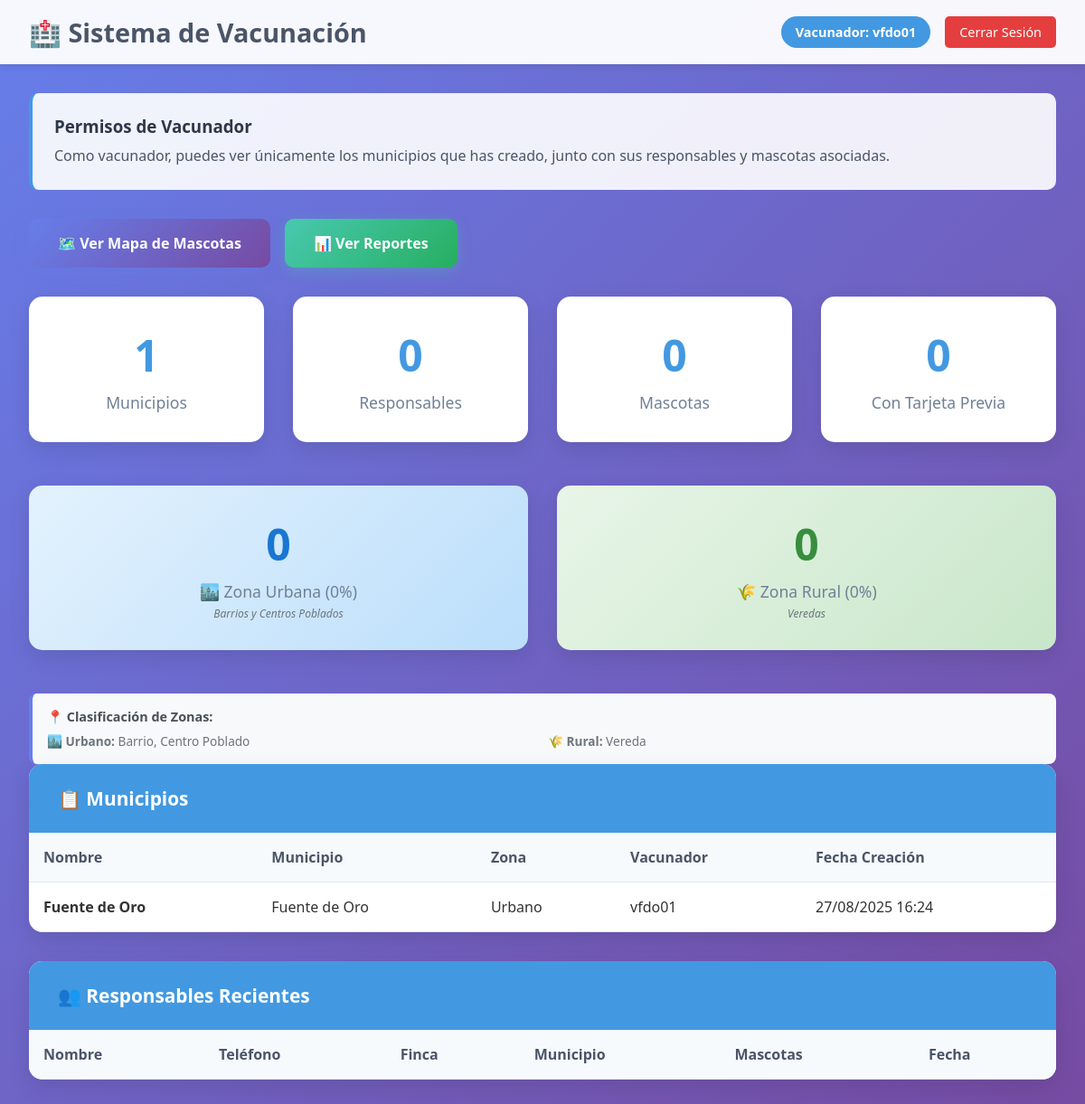
/api/dashboard/vacunador/ (signed in), run on an earlier commit of the app's database.
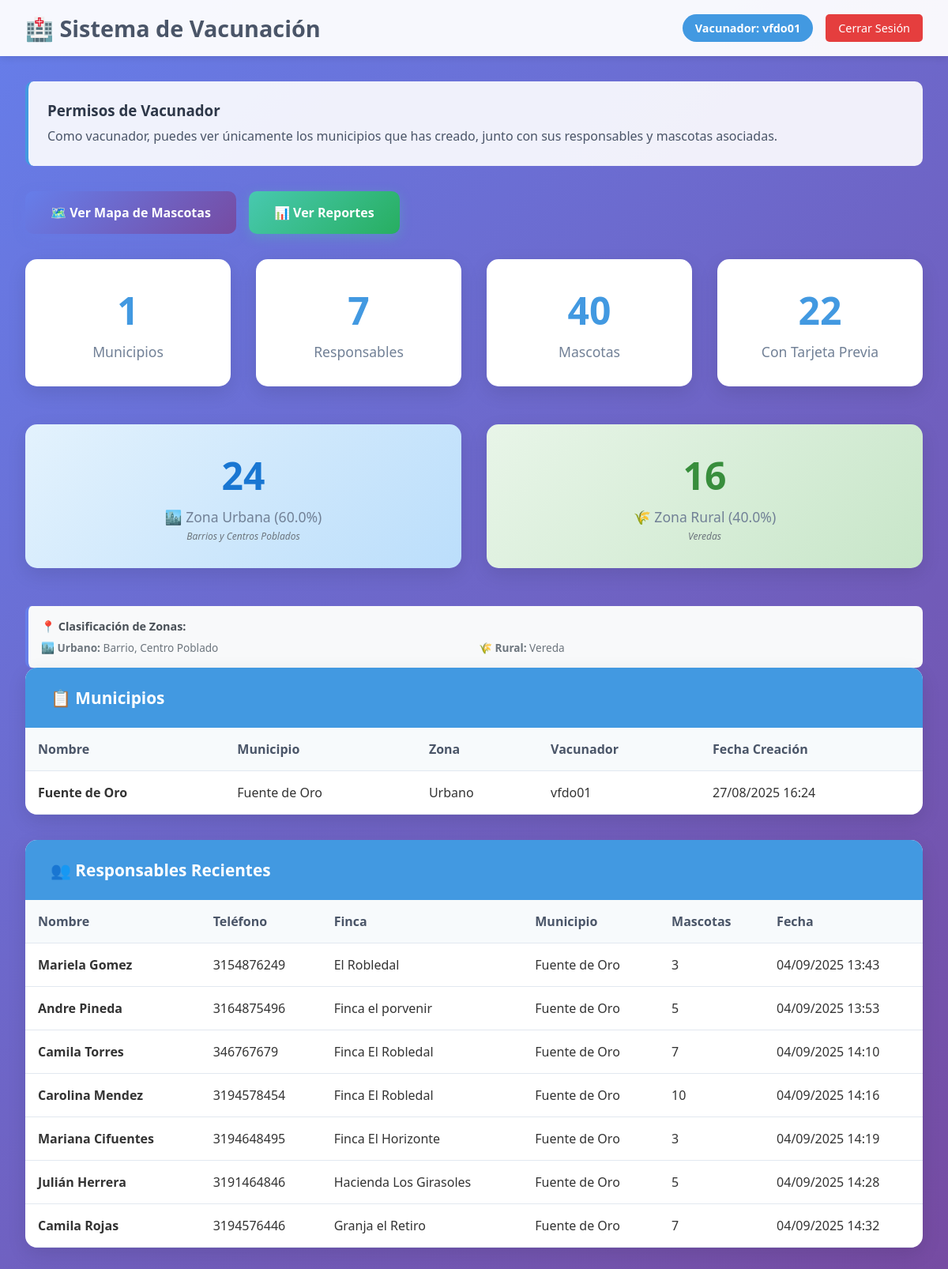
And on a later commit of the database.
### api/models.py (models this page shows, shortened)
class Veterinario(AbstractUser):
    TIPO_USUARIO_CHOICES = [
        ('administrador', 'Administrador'),
        ('vacunador', 'Vacunador'),
        ('tecnico', 'Técnico'),
    ]
    tipo_usuario = models.CharField(
        max_length=20,
        choices=TIPO_USUARIO_CHOICES,
        default='vacunador',
        help_text='Tipo de usuario en el sistema'
    )
    groups = models.ManyToManyField(
        Group,
        verbose_name='groups',
        blank=True,
        related_name='veterinario_groups',
        related_query_name='veterinario',
        help_text='Grupos a los que pertenece este veterinario'
    )
    user_permissions = models.ManyToManyField(
        Permission,
        verbose_name='user permissions',
        blank=True,
        related_name='veterinario_user_permissions',
        related_query_name='veterinario',
        help_text='Permisos específicos de este veterinario'
    )

class Planilla(models.Model):
    TIPO_ZONA_CHOICES = [
        ('urbano', 'Urbano'),
        ('rural', 'Rural'),
    ]
    nombre = models.CharField(max_length=100)
    assigned_to = models.ForeignKey(
        settings.AUTH_USER_MODEL,
        on_delete=models.CASCADE,
        related_name='planillas',
        null=True,
        blank=True,
        help_text="Vacunador principal asignado (compatibilidad)"
    )
    tecnico_asignado = models.ForeignKey(
        settings.AUTH_USER_MODEL,
        on_delete=models.SET_NULL,
        null=True,
        blank=True,
        related_name='planillas_asignadas',
        limit_choices_to={'tipo_usuario': 'tecnico'},
        help_text="Técnico principal asignado"
    )
    vacunadores_adicionales = models.ManyToManyField(
        settings.AUTH_USER_MODEL,
        blank=True,
        related_name='planillas_como_vacunador_adicional',
        limit_choices_to={'tipo_usuario': 'vacunador'},
        help_text="Vacunadores adicionales asignados"
    )
    tecnicos_adicionales = models.ManyToManyField(
        settings.AUTH_USER_MODEL,
        blank=True,
        related_name='planillas_como_tecnico_adicional',
        limit_choices_to={'tipo_usuario': 'tecnico'},
        help_text="Técnicos adicionales asignados"
    )
    municipio = models.CharField(max_length=100, default="Sin especificar", help_text="Nombre del municipio")
    urbano_rural = models.CharField(max_length=10, choices=TIPO_ZONA_CHOICES, default="urbano", help_text="Tipo de zona: urbano o rural")
    centro_poblado_vereda_barrio = models.CharField(max_length=100, default="Sin especificar", help_text="Centro poblado, vereda o barrio")
    zona = models.CharField(max_length=100, default="Sin especificar", help_text="Zona específica")
    creada = models.DateTimeField(auto_now_add=True)
    class Meta:
        verbose_name = "Municipio"
        verbose_name_plural = "Municipios"

class Responsable(models.Model):
    nombre = models.CharField(max_length=100)
    telefono = models.CharField(max_length=20)
    finca = models.CharField(max_length=100)
    planilla = models.ForeignKey(Planilla, on_delete=models.CASCADE, related_name='responsables')
    zona = models.CharField(max_length=100, default="Sin especificar", help_text="Zona específica de vacunación")
    nombre_zona = models.CharField(max_length=150, default="Sin especificar", help_text="Nombre descriptivo de la zona")
    lote_vacuna = models.CharField(max_length=50, default="Sin especificar", help_text="Lote de la vacuna utilizada")
    created_by = models.ForeignKey(
        settings.AUTH_USER_MODEL,
        on_delete=models.SET_NULL,
        null=True,
        blank=True,
        related_name='responsables_creados',
        help_text="Usuario que creó este responsable"
    )
    creado = models.DateTimeField(auto_now_add=True)

### api/views.py (the view)
# urls.py: path('dashboard/vacunador/', views.dashboard_vacunador, name='dashboard_vacunador'),
@login_required
def dashboard_vacunador(request):
    if request.user.tipo_usuario != 'vacunador':
        messages.error(request, 'No tienes permisos para acceder a esta sección.')
        return redirect('login')
    planillas = Planilla.objects.filter(
        Q(assigned_to=request.user) |  # Vacunador principal
        Q(vacunadores_adicionales=request.user)  # Vacunador adicional
    ).distinct()
    responsables = Responsable.objects.filter(
        Q(planilla__assigned_to=request.user) |
        Q(planilla__vacunadores_adicionales=request.user)
    ).distinct()
    mascotas = Mascota.objects.filter(
        Q(responsable__planilla__assigned_to=request.user) |
        Q(responsable__planilla__vacunadores_adicionales=request.user)
    ).distinct()
    total_urbano = 0
    total_rural = 0
    for responsable in responsables:
        mascotas_responsable = responsable.mascotas.filter(
            Q(responsable__planilla__assigned_to=request.user) |
            Q(responsable__planilla__vacunadores_adicionales=request.user)
        )
        for mascota in mascotas_responsable:
            if responsable.zona == 'barrio':
                total_urbano += 1
            elif responsable.zona == 'vereda':
                total_rural += 1
            elif responsable.zona == 'centro poblado':
                total_urbano += 1
            else:
                if responsable.planilla.urbano_rural == 'urbano':
                    total_urbano += 1
                else:
                    total_rural += 1
    total_mascotas_count = mascotas.count()
    if total_mascotas_count > 0:
        porcentaje_urbano = round((total_urbano / total_mascotas_count) * 100, 1)
        porcentaje_rural = round((total_rural / total_mascotas_count) * 100, 1)
    else:
        porcentaje_urbano = 0
        porcentaje_rural = 0
    context = {
        'user_type': 'Vacunador',
        'planillas': planillas,
        'total_planillas': planillas.count(),
        'total_responsables': responsables.count(),
        'total_mascotas': mascotas.count(),
        'mascotas_con_tarjeta': mascotas.filter(antecedente_vacunal=True).count(),
        'total_urbano': total_urbano,
        'total_rural': total_rural,
        'porcentaje_urbano': porcentaje_urbano,
        'porcentaje_rural': porcentaje_rural,
    }
    return render(request, 'api/dashboard_usuario.html', context)

### api/templates/api/dashboard_usuario.html (shortened to what this page needs)
<!DOCTYPE html>
<html lang="es">
<head>
</head>
<body>
    <div class="header">
        <h1>🏥 Sistema de Vacunación</h1>
        <div class="user-info">
            <span class="user-badge">{{ user_type }}: {{ user.username }}</span>
            <a href="{% url 'logout' %}" class="logout-btn">Cerrar Sesión</a>
        </div>
    </div>
    <div class="container">
        <div class="permission-info">
            <h3>Permisos de {{ user_type }}</h3>
            {% if user_type == 'Vacunador' %}
            <p>Como vacunador, puedes ver únicamente los municipios que has creado, junto con sus responsables y
                mascotas asociadas.</p>
            {% elif user_type == 'Técnico' %}
            <p>Como técnico, puedes ver únicamente los municipios que te han sido asignados para revisar, junto con sus
                responsables y mascotas.</p>
            {% elif user_type == 'Administrador' %}
            <p>Como administrador, tienes acceso completo a todos los municipios, responsables y mascotas del sistema.
            </p>
            {% endif %}
        </div>
        <div style="margin: 2rem 0; display: flex; gap: 1rem; flex-wrap: wrap;">
            <a href="{% url 'mapa_mascotas' %}" style="
                background: linear-gradient(135deg, #667eea 0%, #764ba2 100%);
                color: white;
                padding: 1rem 2rem;
                border-radius: 10px;
                text-decoration: none;
                display: inline-flex;
                align-items: center;
                gap: 0.5rem;
                font-weight: 600;
                transition: transform 0.3s, box-shadow 0.3s;
                box-shadow: 0 4px 15px rgba(102, 126, 234, 0.3);
            " onmouseover="this.style.transform='translateY(-2px)'; this.style.boxShadow='0 6px 20px rgba(102, 126, 234, 0.4)';"
               onmouseout="this.style.transform='translateY(0)'; this.style.boxShadow='0 4px 15px rgba(102, 126, 234, 0.3)';">
                🗺️ Ver Mapa de Mascotas
            </a>
            <a href="{% url 'reportes' %}" style="
                background: linear-gradient(135deg, #48c9b0 0%, #27ae60 100%);
                color: white;
                padding: 1rem 2rem;
                border-radius: 10px;
                text-decoration: none;
                display: inline-flex;
                align-items: center;
                gap: 0.5rem;
                font-weight: 600;
                transition: transform 0.3s, box-shadow 0.3s;
                box-shadow: 0 4px 15px rgba(72, 201, 176, 0.3);
            " onmouseover="this.style.transform='translateY(-2px)'; this.style.boxShadow='0 6px 20px rgba(72, 201, 176, 0.4)';"
               onmouseout="this.style.transform='translateY(0)'; this.style.boxShadow='0 4px 15px rgba(72, 201, 176, 0.3)';">
                📊 Ver Reportes
            </a>
        </div>
        <div class="stats-grid">
            <div class="stat-card">
                <div class="stat-number">{{ total_planillas }}</div>
                <div class="stat-label">Municipios</div>
            </div>
            <div class="stat-card">
                <div class="stat-number">{{ total_responsables }}</div>
                <div class="stat-label">Responsables</div>
            </div>
            <div class="stat-card">
                <div class="stat-number">{{ total_mascotas }}</div>
                <div class="stat-label">Mascotas</div>
            </div>
            <div class="stat-card">
                <div class="stat-number">{{ mascotas_con_tarjeta }}</div>
                <div class="stat-label">Con Tarjeta Previa</div>
            </div>
        </div>
        {% if total_urbano is not None or total_rural is not None %}
        <div class="stats-grid" style="margin-top: 2rem;">
            <div class="stat-card" style="background: linear-gradient(135deg, #e3f2fd 0%, #bbdefb 100%);">
                <div class="stat-number" style="color: #1976d2;">{{ total_urbano|default:0 }}</div>
                <div class="stat-label">🏙️ Zona Urbana ({{ porcentaje_urbano|default:0 }}%)</div>
                <div class="stat-sublabel">Barrios y Centros Poblados</div>
            </div>
            <div class="stat-card" style="background: linear-gradient(135deg, #e8f5e8 0%, #c8e6c9 100%);">
                <div class="stat-number" style="color: #388e3c;">{{ total_rural|default:0 }}</div>
                <div class="stat-label">🌾 Zona Rural ({{ porcentaje_rural|default:0 }}%)</div>
                <div class="stat-sublabel">Veredas</div>
            </div>
        </div>
        <div
            style="background: #f8f9fa; padding: 1rem; border-radius: 8px; margin-top: 1rem; border-left: 4px solid #667eea;">
            <h4 style="margin: 0 0 0.5rem 0; color: #495057; font-size: 0.9rem;">📍 Clasificación de Zonas:</h4>
            <div
                style="display: grid; grid-template-columns: repeat(auto-fit, minmax(200px, 1fr)); gap: 0.5rem; font-size: 0.85rem; color: #6c757d;">
                <div><strong>🏙️ Urbano:</strong> Barrio, Centro Poblado</div>
                <div><strong>🌾 Rural:</strong> Vereda</div>
            </div>
        </div>
        {% endif %}
        <div class="data-section">
            <div class="section-header">📋 Municipios</div>
            <div class="table-container">
                {% if planillas %}
                <table>
                    <thead>
                        <tr>
                            <th>Nombre</th>
                            <th>Municipio</th>
                            <th>Zona</th>
                            <th>Vacunador</th>
                            <th>Fecha Creación</th>
                        </tr>
                    </thead>
                    <tbody>
                        {% for planilla in planillas %}
                        <tr>
                            <td><strong>{{ planilla.nombre }}</strong></td>
                            <td>{{ planilla.municipio }}</td>
                            <td>{{ planilla.get_urbano_rural_display }}</td>
                            <td>{{ planilla.assigned_to.username }}</td>
                            <td>{{ planilla.creada|date:"d/m/Y H:i" }}</td>
                        </tr>
                        {% endfor %}
                    </tbody>
                </table>
                {% else %}
                <div class="no-data">
                    📝 No hay municipios disponibles para tu perfil.
                </div>
                {% endif %}
            </div>
        </div>
        <div class="data-section">
            <div class="section-header">👥 Responsables Recientes</div>
            <div class="table-container">
                {% if user_type == 'Técnico' and responsables_recientes %}
                <table>
                    <thead>
                        <tr>
                            <th>Nombre</th>
                            <th>Teléfono</th>
                            <th>Finca</th>
                            <th>Municipio</th>
                            <th>Vacunador</th>
                            <th>Mascotas</th>
                            <th>Fecha</th>
                        </tr>
                    </thead>
                    <tbody>
                        {% for responsable in responsables_recientes %}
                        <tr>
                            <td><strong>{{ responsable.nombre }}</strong></td>
                            <td>{{ responsable.telefono }}</td>
                            <td>{{ responsable.finca }}</td>
                            <td>{{ responsable.planilla.nombre }}</td>
                            <td>{{ responsable.created_by.username|default:"-" }}</td>
                            <td>{{ responsable.mascotas.count }}</td>
                            <td>{{ responsable.creado|date:"d/m/Y H:i" }}</td>
                        </tr>
                        {% endfor %}
                    </tbody>
                </table>
                {% elif planillas %}
                <table>
                    <thead>
                        <tr>
                            <th>Nombre</th>
                            <th>Teléfono</th>
                            <th>Finca</th>
                            <th>Municipio</th>
                            <th>Mascotas</th>
                            <th>Fecha</th>
                        </tr>
                    </thead>
                    <tbody>
                        {% for planilla in planillas %}
                        {% for responsable in planilla.responsables.all|slice:":10" %}
                        <tr>
                            <td><strong>{{ responsable.nombre }}</strong></td>
                            <td>{{ responsable.telefono }}</td>
                            <td>{{ responsable.finca }}</td>
                            <td>{{ responsable.planilla.nombre }}</td>
                            <td>{{ responsable.mascotas.count }}</td>
                            <td>{{ responsable.creado|date:"d/m/Y H:i" }}</td>
                        </tr>
                        {% endfor %}
                        {% endfor %}
                    </tbody>
                </table>
                {% else %}
                <div class="no-data">
                    👥 No hay responsables disponibles para tu perfil.
                </div>
                {% endif %}
            </div>
        </div>
    </div>
</body>
</html>

What changed in the data, as far as the page shows it:
added Responsable: nombre "Mariela Gomez", telefono "3154876249", finca "El Robledal", planilla.nombre "Fuente de Oro", mascotas.count "3", creado "04/09/2025 13:43"
added Responsable: nombre "Andre Pineda", telefono "3164875496", finca "Finca el porvenir", planilla.nombre "Fuente de Oro", mascotas.count "5", creado "04/09/2025 13:53"
added Responsable: nombre "Camila Torres", telefono "346767679", finca "Finca El Robledal", planilla.nombre "Fuente de Oro", mascotas.count "7", creado "04/09/2025 14:10"
added Responsable: nombre "Carolina Mendez", telefono "3194578454", finca "Finca El Robledal", planilla.nombre "Fuente de Oro", mascotas.count "10", creado "04/09/2025 14:16"
added Responsable: nombre "Mariana Cifuentes", telefono "3194648495", finca "Finca El Horizonte", planilla.nombre "Fuente de Oro", mascotas.count "3", creado "04/09/2025 14:19"
added Responsable: nombre "Julián Herrera", telefono "3191464846", finca "Hacienda Los Girasoles", planilla.nombre "Fuente de Oro", mascotas.count "5", creado "04/09/2025 14:28"
added Responsable: nombre "Camila Rojas", telefono "3194576446", finca "Granja el Retiro", planilla.nombre "Fuente de Oro", mascotas.count "7", creado "04/09/2025 14:32"
Also different on the page:
{{ total_responsables }}: "0" → "7"
{{ total_mascotas }}: "0" → "40"
{{ mascotas_con_tarjeta }}: "0" → "22"
{{ total_urbano|default:0 }}: "0" → "24"
{{ porcentaje_urbano|default:0 }}: "0" → "60.0"
{{ total_rural|default:0 }}: "0" → "16"
{{ porcentaje_rural|default:0 }}: "0" → "40.0"
